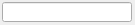
   <widget class="caFrame" name="caFrame_13">
    <property name="geometry">
     <rect>
      <x>455</x>
      <y>205</y>
      <width>135</width>
      <height>25</height>
     </rect>
    </property>
    <widget class="caGraphics" name="caRectangle_22">
     <property name="geometry">
      <rect>
       <x>0</x>
       <y>0</y>
       <width>133</width>
       <height>23</height>
      </rect>
     </property>
     <property name="foreground">
      <color>
       <red>160</red>
       <green>18</green>
       <blue>7</blue>
      </color>
     </property>
     <property name="linestyle" stdset="0">
      <enum>caGraphics::Solid</enum>
     </property>
     <property name="lineSize">
      <number>1</number>
     </property>
     <property name="lineColor">
      <color>
       <red>160</red>
       <green>18</green>
       <blue>7</blue>
      </color>
     </property>
     <property name="form">
      <enum>caGraphics::Rectangle</enum>
     </property>
     <property name="background" stdset="0">
      <color alpha="0">
       <red>160</red>
       <green>18</green>
       <blue>7</blue>
      </color>
     </property>
    </widget>
    <widget class="caFrame" name="caFrame_14">
     <property name="geometry">
      <rect>
       <x>2</x>
       <y>2</y>
       <width>130</width>
       <height>22</height>
      </rect>
     </property>
     <widget class="caLineEdit" name="caLineEdit_34">
      <property name="geometry">
       <rect>
        <x>0</x>
        <y>0</y>
        <width>130</width>
        <height>20</height>
       </rect>
      </property>
      <property name="alignment">
       <set>Qt::AlignAbsolute|Qt::AlignRight|Qt::AlignTrailing|Qt::AlignVCenter</set>
      </property>
      <property name="channel" stdset="0">
       <string>EMJCYV:IST:2</string>
      </property>
      <property name="foreground">
       <color>
        <red>82</red>
        <green>218</green>
        <blue>59</blue>
       </color>
      </property>
      <property name="background">
       <color>
        <red>0</red>
        <green>0</green>
        <blue>0</blue>
       </color>
      </property>
      <property name="colorMode">
       <enum>caLineEdit::Alarm_Static</enum>
      </property>
      <property name="precision">
       <number>2</number>
      </property>
      <property name="precisionMode">
       <enum>caLineEdit::User</enum>
      </property>
      <property name="limitsMode">
       <enum>caLineEdit::Channel</enum>
      </property>
      <property name="maxValue">
       <double>1.000000000000000</double>
      </property>
      <property name="minValue">
       <double>0.000000000000000</double>
      </property>
      <property name="fontScaleMode">
       <enum>caLineEdit::WidthAndHeight</enum>
      </property>
      <property name="unitsEnabled">
       <bool>true</bool>
      </property>
      <property name="formatType">
       <enum>caLineEdit::decimal</enum>
      </property>
     </widget>
    </widget>
   </widget>
